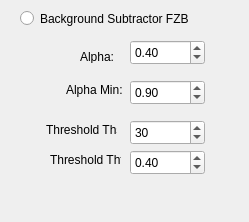
              <widget class="QWidget" name="PBKGFZB">
               <property name="geometry">
                <rect>
                 <x>0</x>
                 <y>0</y>
                 <width>249</width>
                 <height>222</height>
                </rect>
               </property>
               <attribute name="label">
                <string>Background Subtractor FZB</string>
               </attribute>
               <widget class="QRadioButton" name="RBTFZB">
                <property name="geometry">
                 <rect>
                  <x>20</x>
                  <y>10</y>
                  <width>171</width>
                  <height>17</height>
                 </rect>
                </property>
                <property name="text">
                 <string>Background Subtractor FZB</string>
                </property>
               </widget>
               <widget class="QSpinBox" name="SBThSFZB">
                <property name="geometry">
                 <rect>
                  <x>130</x>
                  <y>120</y>
                  <width>75</width>
                  <height>25</height>
                 </rect>
                </property>
                <property name="value">
                 <number>30</number>
                </property>
               </widget>
               <widget class="QLabel" name="label_45">
                <property name="geometry">
                 <rect>
                  <x>46</x>
                  <y>120</y>
                  <width>71</width>
                  <height>20</height>
                 </rect>
                </property>
                <property name="text">
                 <string>Threshold Ths:</string>
                </property>
               </widget>
               <widget class="QLabel" name="label_46">
                <property name="geometry">
                 <rect>
                  <x>50</x>
                  <y>150</y>
                  <width>71</width>
                  <height>20</height>
                 </rect>
                </property>
                <property name="text">
                 <string>Threshold Thfs:</string>
                </property>
               </widget>
               <widget class="QLabel" name="label_47">
                <property name="geometry">
                 <rect>
                  <x>80</x>
                  <y>50</y>
                  <width>47</width>
                  <height>13</height>
                 </rect>
                </property>
                <property name="text">
                 <string>Alpha: </string>
                </property>
               </widget>
               <widget class="QDoubleSpinBox" name="DSBAlphaFZB">
                <property name="geometry">
                 <rect>
                  <x>130</x>
                  <y>40</y>
                  <width>75</width>
                  <height>25</height>
                 </rect>
                </property>
                <property name="value">
                 <double>0.400000000000000</double>
                </property>
               </widget>
               <widget class="QLabel" name="label_48">
                <property name="geometry">
                 <rect>
                  <x>66</x>
                  <y>80</y>
                  <width>61</width>
                  <height>20</height>
                 </rect>
                </property>
                <property name="text">
                 <string>Alpha Min: </string>
                </property>
               </widget>
               <widget class="QDoubleSpinBox" name="DSBAlphaFZB_2">
                <property name="geometry">
                 <rect>
                  <x>130</x>
                  <y>80</y>
                  <width>75</width>
                  <height>25</height>
                 </rect>
                </property>
                <property name="value">
                 <double>0.900000000000000</double>
                </property>
               </widget>
               <widget class="QDoubleSpinBox" name="DSBThfsFZB">
                <property name="geometry">
                 <rect>
                  <x>130</x>
                  <y>150</y>
                  <width>75</width>
                  <height>25</height>
                 </rect>
                </property>
                <property name="maximum">
                 <double>1000.000000000000000</double>
                </property>
                <property name="value">
                 <double>0.400000000000000</double>
                </property>
               </widget>
              </widget>
